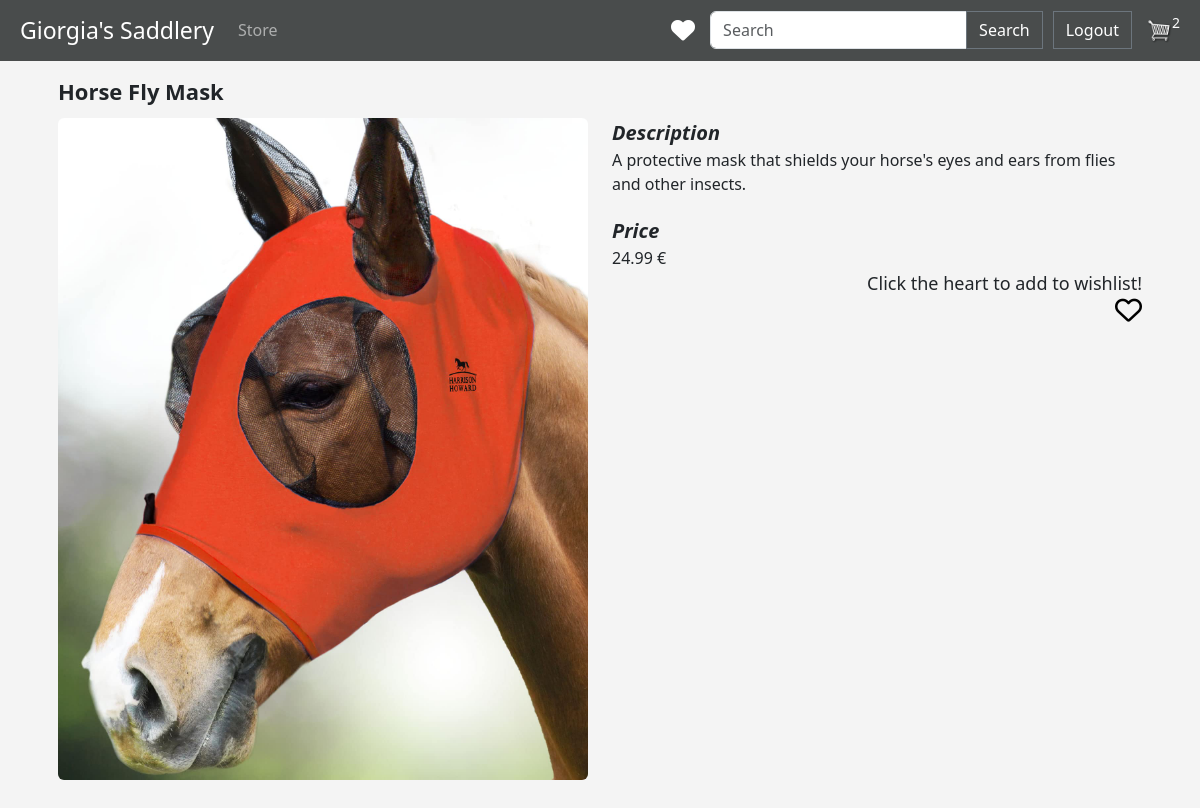
/detail/16/ (signed in), run on an earlier commit of the app's database.
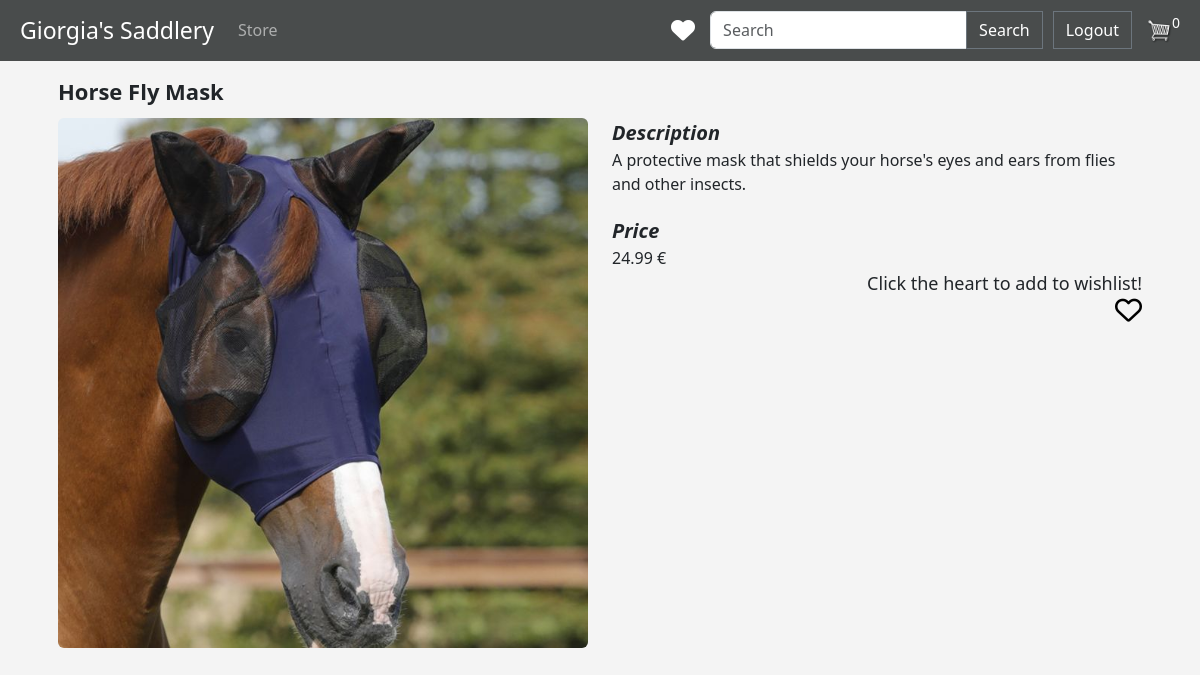
And on a later commit of the database.
### store/models.py (models this page shows, shortened)
class OrderModel(models.Model):
    customer = models.ForeignKey(CustomerModel, on_delete=models.SET_NULL, blank=True, null=True)
    date_order = models.DateTimeField(auto_now_add=True)
    complete = models.BooleanField(default=False, null=True, blank=True)
    transaction_id = models.CharField(max_length=5, null=True)
    def calculate_cart_items(self):
        orderitems = self.orderitemmodel_set.all()
        total = sum([item.quantity for item in orderitems])
        return total

class OrderItemModel(models.Model):
    product = models.ForeignKey(ProductModel, on_delete=models.SET_NULL, null=True, blank=True)
    order = models.ForeignKey(OrderModel, on_delete=models.SET_NULL, null=True, blank=True)
    quantity = models.IntegerField(default=0, null=True, blank=True)
    date_added = models.DateTimeField(auto_now_add=True)

class ProductModel(models.Model):
    name = models.CharField(max_length=200, null=True)
    price = models.FloatField()
    category = models.ForeignKey(CategoryModel, on_delete=models.SET_NULL, null=True)
    image = models.ImageField(null=True, blank=True)
    description = models.TextField(null=True, blank=True)
    numberOfLikes = models.IntegerField(default=0)

### store/views.py (the view)
# urls.py: path('detail/<int:id>/', views.detail, name="detail"),
def detail(request, id):
    product = get_object_or_404(ProductModel, pk=id)
    liked_object = LikedProducts.objects.filter(productId=id, username=request.user.username).first()
    cart_items = 0
    if request.user.is_authenticated:
        customer = request.user.customermodel
        order, created = OrderModel.objects.get_or_create(customer=customer, complete=False)
        cart_items = order.calculate_cart_items
    else:
        cart_items = 0
    return render(request, 'store/detail.html', {
        'product': product,
        'cart_items': cart_items,
        'liked_object': liked_object,
    })

### store/templates/store/detail.html (shortened to what this page needs)
{% extends 'store/main.html' %}
{% load static %}
{% block content %}
<div class="px-3">
    <div class="row pt-1" style="font-size: 22px; margin-top: 10px; margin-bottom: 10px;">
        <strong> {{product.name}} </strong>
    </div>
    <div class="row">
    <div class="col-6">
        <img src="{{product.image.url}}" class="img-fluid rounded-2" style="width: 100%">
    </div>
    <div class="col-6">
        <div style="font-size: 20px;"><strong><i>Description</i></strong></div>
        {{product.description}}
        <div style="font-size: 20px; margin-top: 20px;"><strong><i>Price</i></strong></div>
        {{product.price|floatformat:2}} €
        {% if request.user.is_authenticated %}
            {% if liked_object%}
                <div style="font-size: 18px; text-align: right">
                    You like this product!
                </div>
                <div style="display:flex; justify-content: right">
                <a href="{% url 'likeProduct' product.id %}" class="addLike" title="like" >
                    <i class="fa-solid fa-heart fa-xl" style="color:black"></i>
                </a>
                </div>
            {% else %}
                <div style="font-size: 18px; text-align: right">
                    Click the heart to add to wishlist!
                <div style="display:flex; justify-content: right">
                <a href="{% url 'likeProduct' product.id %}" class="addLike" title="like" >
                    <i class="fa-regular fa-heart fa-xl" style="color:black"></i>
                </a>
                </div>
            {% endif %}
        {% else %}
            <div style="font-size: 18px; text-align: right">
                <a class="login py-1" href="{% url 'login' %}">
                            <button type="button" class="btn btn-outline-secondary rounded-3 px-4 ">Login to like products!</button>
                </a>
            </div>
        {% endif %}
    </div>
        </div>
</div>
{% endblock content %}

### store/templates/store/main.html (shortened to what this page needs)
<!DOCTYPE html>
{% load static %}
<html lang="en">
<head>
    <link href="https://cdn.jsdelivr.net/npm/bootstrap@5.3.0-alpha3/dist/css/bootstrap.min.css" rel="stylesheet">
    <link rel="stylesheet" type="text/css" href="{% static 'css/main.css' %}">
</head>
<body>
<nav class="navbar navbar-expand-lg navbar-dark bg-dark" style="padding-right: 20px; padding-left: 20px;">
  <a class="navbar-brand" href="{% url 'store' %}" style="font-size: 23px;">  Giorgia's Saddlery </a>
  <div class="collapse navbar-collapse justify-content-between" id="navbarSupportedContent">
    <ul class="navbar-nav mr-auto">
      <li class="nav-item active">
        <a class="nav-link" href="{% url 'store' %}"> Store</a>
      </li>
    </ul>
    <div class="form-inline my-2 my-lg-0 d-flex align-items-center">
        {% if request.user.is_authenticated %}
        <a href="{% url 'likedProducts' %}" style="text-decoration: none; margin-right: 15px" >
            <i class="fa-solid fa-heart fa-xl" style="color: white"></i>
        </a>
        {% endif %}
         <form class="form-inline my-2 my-lg-0" action="{% url 'search' %}" method=POST style="margin-right: 10px">
            <div class="input-group">
            <input class="form-control mr-sm-2" type="search" placeholder="Search" aria-label="Search" name="searched">
            <div class="input-group-append">
                <button class="btn btn-outline-secondary my-2 my-sm-0" type="submit" style="color: white">Search</button>
            </div>
            </div>
        </form>
        {% if request.user.is_authenticated %}
         		<a href="{% url 'logout' %}" class="btn btn-outline-secondary my-2 my-sm-0" type="submit" style="color: white">Logout</a>
        {% else %}
         		<a href="{% url 'login' %}" class="btn btn-outline-secondary my-2 my-sm-0" type="submit" style="color: white; margin-right: 10px;">Login</a>
                <a href="{% url 'register_user' %}" class="btn btn-outline-secondary my-2 my-sm-0" type="submit" style="color: white">Register</a>
        {% endif %}
        {% if request.user.is_authenticated %}
            <a href="{% url 'cart' %}">
                    <img  id="cart-icon" src="{% static 'images/cart.png' %}" >
            </a>
            <p id="cart-total" style="color:white; background-color: transparent; font-size: 14px;">{{cart_items}}</p>
        {% endif %}
    </div>
  </div>
</nav>
<div class="container" style="margin-bottom: 30px">
    {% block content%}
    {% endblock content%}
</div>
</body>
</html>

What changed in the data, as far as the page shows it:
removed OrderModel: id.quantity "2"
added OrderModel: id "0"
changed ProductModel "Horse Fly Mask": image: a different picture
